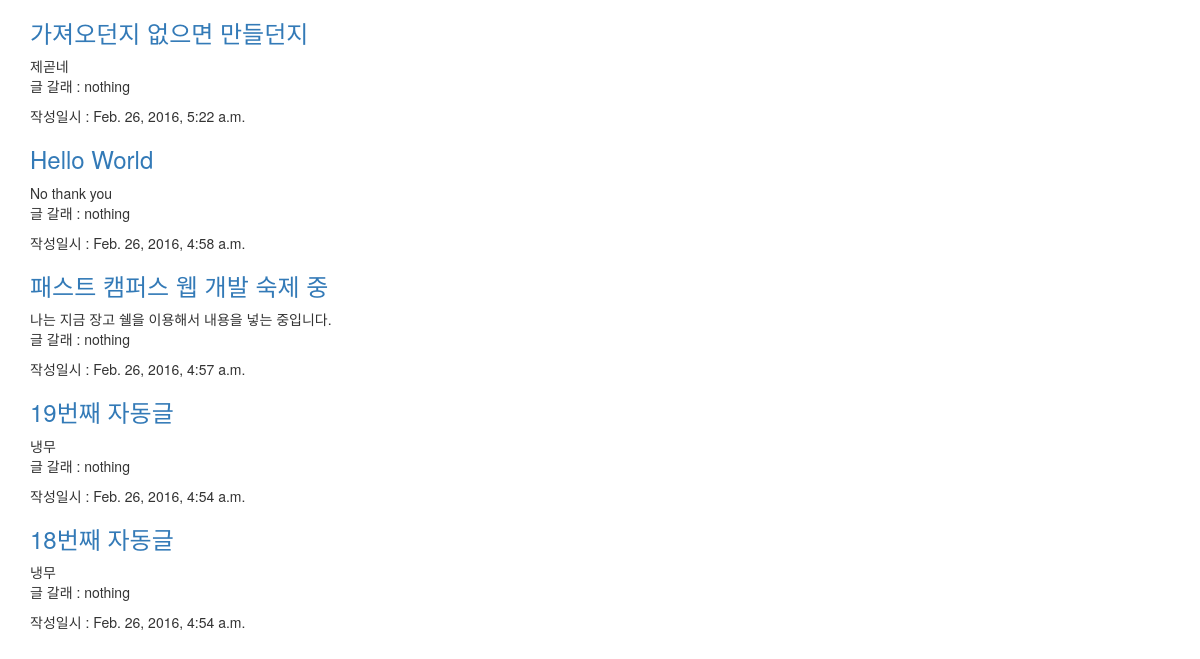
/, run on an earlier commit of the app's database.
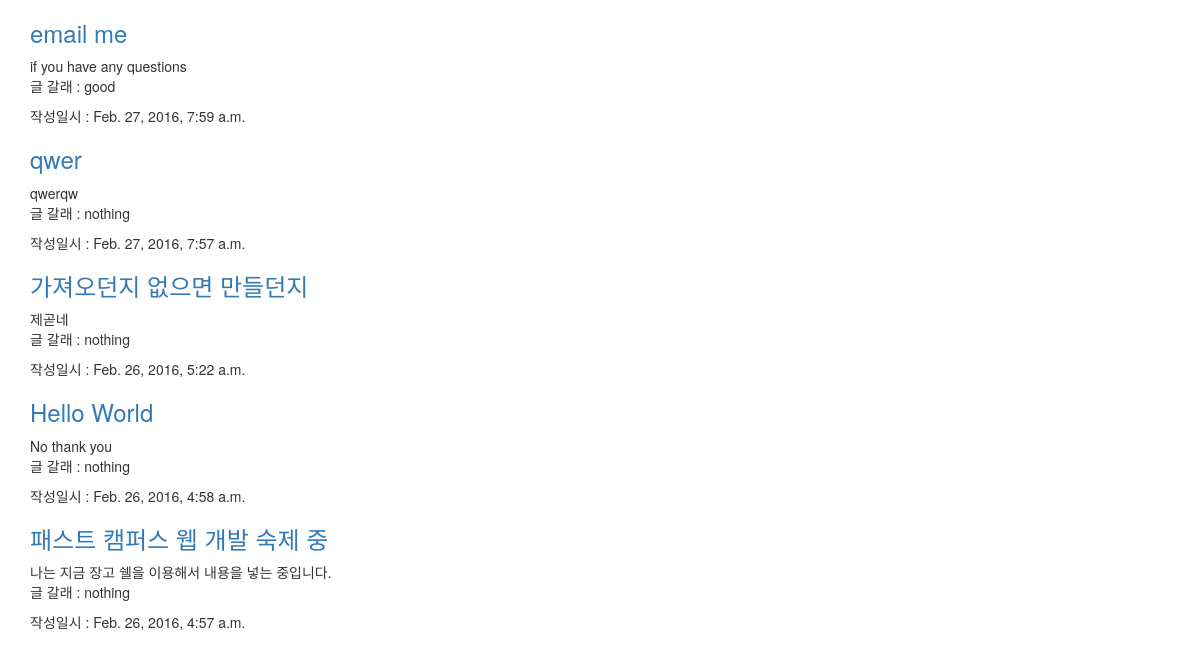
And on a later commit of the database.
### blog/models.py (models this page shows, shortened)
class Post(models.Model):
    title = models.CharField(max_length=40)
    content = models.TextField()
    created_at = models.DateTimeField(auto_now_add=True)
    updated_at = models.DateTimeField(auto_now=True)
    tags = models.ManyToManyField('Tag', blank=True)
    categories = models.ForeignKey('Category')

class Category(models.Model):
    name = models.CharField(max_length=40)

### blog/views.py (the view)
# urls.py: url(r'^$', blog_views.list_posts, name='list_posts'),
def list_posts(request):
    per_page = 5
    current_page = request.GET.get('page', 1)
    all_posts = Post.objects.\
        select_related().\
        prefetch_related().\
        all().\
        order_by('-pk')
    pagi = Paginator(all_posts, per_page)
    try:
        pg = pagi.page(current_page)
    except PageNotAnInteger:
        pg = pagi.page(1)
    except EmptyPage:
        pg = []
    return render(request, 'list_posts.html', {
        'posts' : pg,
    })

### blog/templates/list_posts.html (shortened to what this page needs)
<!DOCTYPE html>
{% extends 'blog_layout.html' %}
{% load bootstrap3 %}
{% block content %}
        {% for post in posts %}
        <div class="post_container">
            <h3><a href="{% url 'view_post' pk=post.pk %}"> {{ post.title }}</a></h3>
            <div class="post_content">
                {{ post.content }}
            </div>
            <div>
                <p>글 갈래 : {{ post.categories.name }}</p>
                <p>작성일시 : {{ post.created_at }}</p>
            </div>
        </div>
            {% empty %}
            <p>글이 전혀 없습니다</p>
        {% endfor %}
{% endblock %}

### blog/templates/blog_layout.html (shortened to what this page needs)
{% load bootstrap3 %}
<!DOCTYPE html>
<html lang="en">
    <head>
        {% bootstrap_css %}
    </head>
    <body class="container">
{% block content %}{% endblock %}
    </body>
</html>

What changed in the data, as far as the page shows it:
no longer on this page (row unchanged): Post: title "19번째 자동글", content "냉무", categories.name "nothing", created_at "Feb. 26, 2016, 4:54 a.m."
no longer on this page (row unchanged): Post: title "18번째 자동글", content "냉무", categories.name "nothing", created_at "Feb. 26, 2016, 4:54 a.m."
added Post: title "email me", content "if you have any questions", categories.name "good", created_at "Feb. 27, 2016, 7:59 a.m."
added Post: title "qwer", content "qwerqw", categories.name "nothing", created_at "Feb. 27, 2016, 7:57 a.m."
